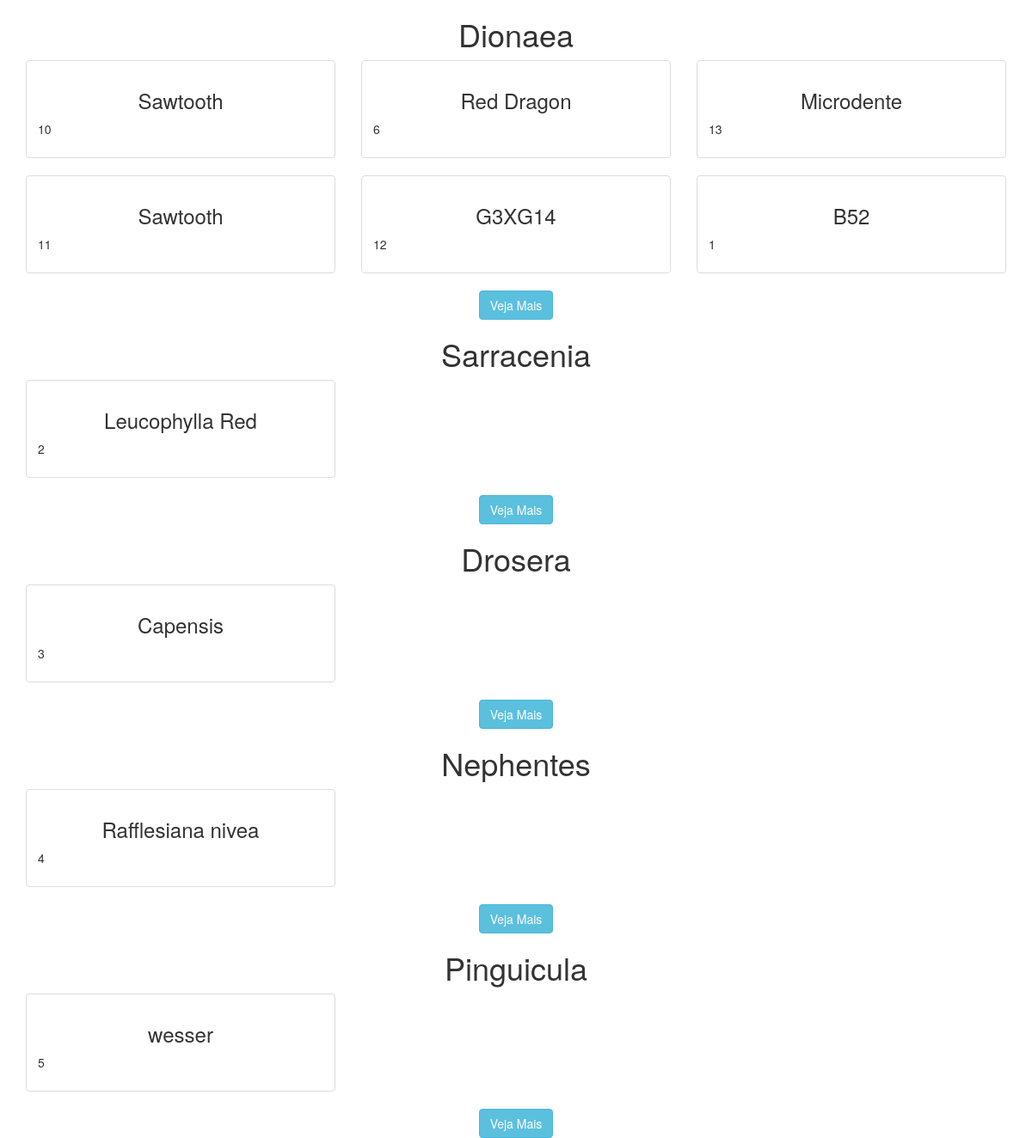
The page /dev-testing/index.php on the database as committed earlier.
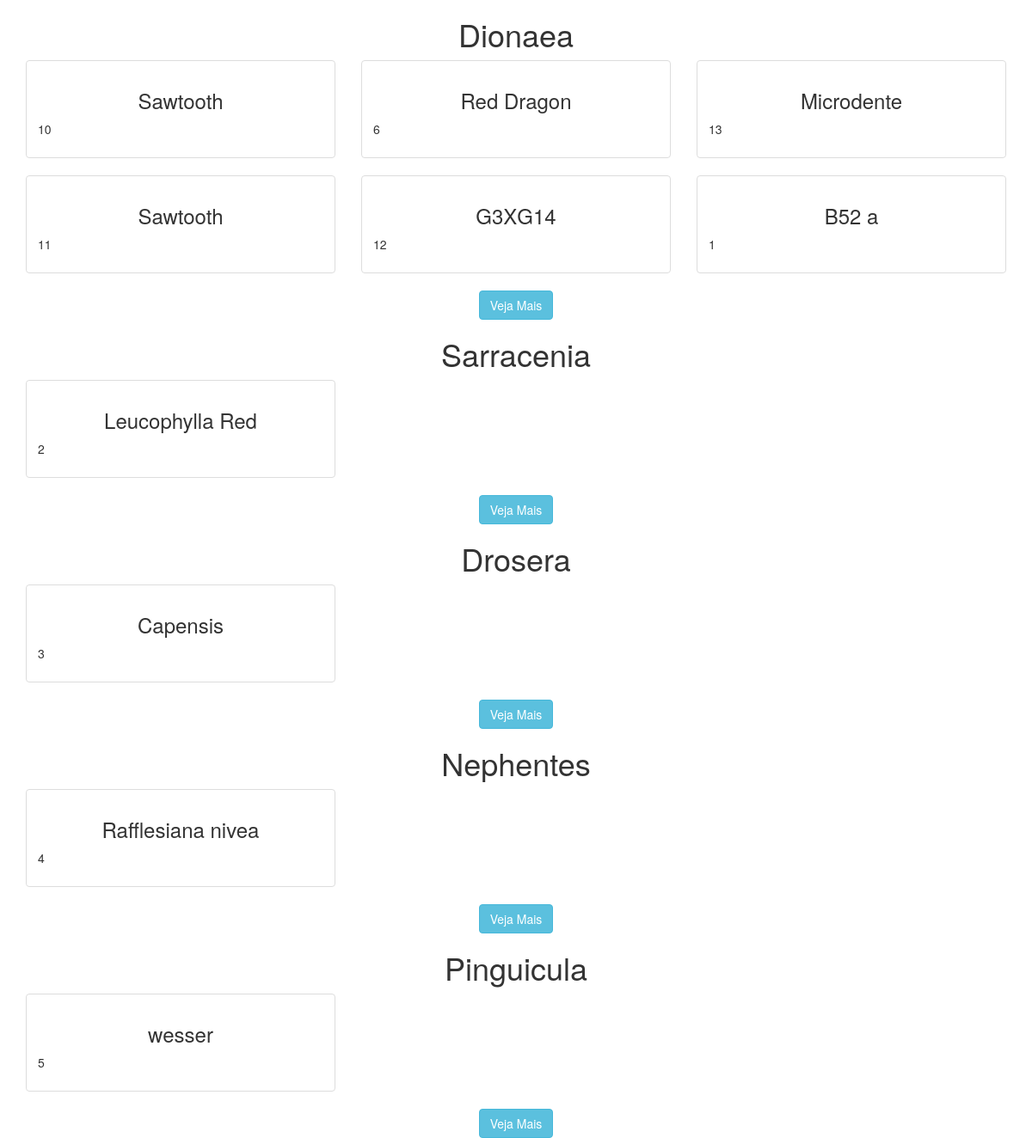
The same page on the database as committed later.
### tables this page shows
CREATE TABLE `tipo` (
  `codTipo` int(11) NOT NULL,
  `tipo` varchar(100) NOT NULL
);

CREATE TABLE `planta` (
  `codPlanta` int(11) NOT NULL,
  `nome` varchar(100) NOT NULL,
  `descricao` text NOT NULL,
  `codTipo` int(11) NOT NULL,
  `nomeCientif` varchar(150) NOT NULL,
  `localizacao` varchar(150) NOT NULL,
  `codRaro` int(11) NOT NULL
);

### dev-testing/index.php (the view, shortened to what this page needs)
<!DOCTYPE html>
<html>
<head>
    <link rel="stylesheet" href="../assets/bootstrap.min.css">
    <link rel="stylesheet" href="../assets/public.css" >
</head>
<article class="container">
    <?php
require_once ('../config/database-connection.php');
$select = $pdo->query("SELECT tipo FROM tipo ")->fetchAll();
for ($as = 0; $as < count($select); $as++) {
    $sql = "SELECT A.nome, A.codPlanta, B.tipo FROM planta A INNER JOIN tipo B on A.codTipo = B.codTipo WHERE B.tipo = '". $select[$as]['tipo'] ."' ORDER BY rand()";
    $sql = $pdo->query($sql);
    echo '
        <div class="row">
        <h1 class="text-center">' . $select[$as]['tipo'] . '</h1>';
    if($sql->rowCount() > 0) {
        $cont = 0;
        foreach ($sql->fetchAll() as $values) {
            echo '
        <div class="col-sm-6 col-md-4">
            <div class="thumbnail">
                <div class="caption">
                    <h3 class="text-center">' . $values['nome'] . '</h3>
                    <p>'. $values['codPlanta'] .'</p>
                </div>
            </div>
        </div>';
            $cont++;
            if ($cont > 5){
                break;
            }
        }
        echo '
        <div class="text-center col-md-12">
            <a href="lista.php"><input type="button" class="btn btn-info" value="Veja Mais"></a>
        </div>
    </div>';
    }
}
?>
</article>

### assets/public.css (style rules this page uses)
html, body { height: 100%; }

Rows that differ between the two databases and show on the page:
changed planta id 1: nome "B52" → "B52 a"
